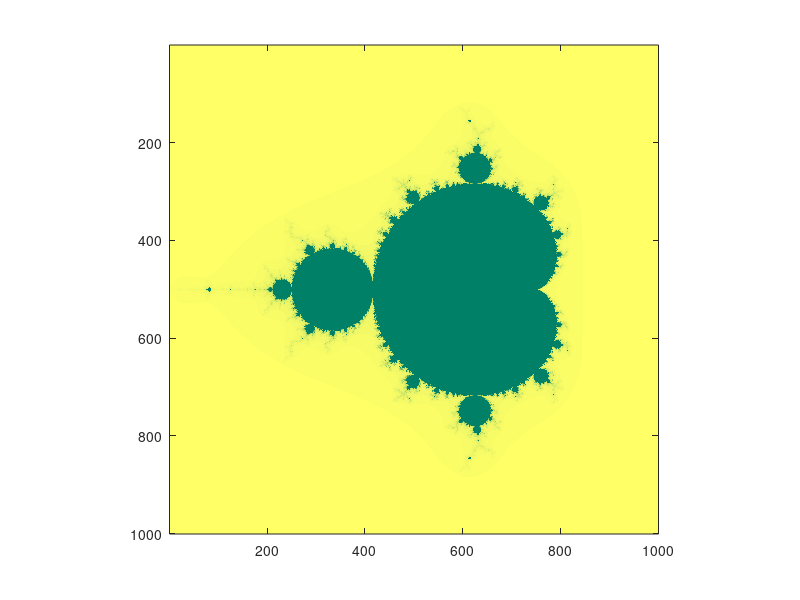

Here is the MATLAB script that generated this plot:
function colormandelbrot
WIDTH = 1000; %number of points in x axis
HEIGHT = 1000; %number of points in y axis

% fractal x y range
X_MIN = -2;   X_MAX = 1;
Y_MIN = -1.5; Y_MAX = 1.5;

MAX_ITERATION = 200;

% Generate linearly spaced points from X_MIN to X_MAX and Y_MIN to Y_MAX
xx = linspace(X_MIN, X_MAX, WIDTH);
yy = linspace(Y_MIN, Y_MAX, HEIGHT);
[x,y] = meshgrid(xx,yy);

% Allocate space for output
c = x + 1i * y;
z = zeros(size(c));
mdiverge = zeros(size(c));
the_waitbar = waitbar(0,'Please  wait...');

tic %start timer
for m = 1:MAX_ITERATION
    z = z.^2 + c;
    mdiverge(abs(z) > 2 & mdiverge == 0) = MAX_ITERATION - m;
    waitbar(m/MAX_ITERATION, the_waitbar);
end 
toc  %stop timer

mandelbrotset = c(~mdiverge); %this is the set that are in the mandelbrot set

close(the_waitbar);
figure;
imagesc(mdiverge);
colormap summer;
axis square;